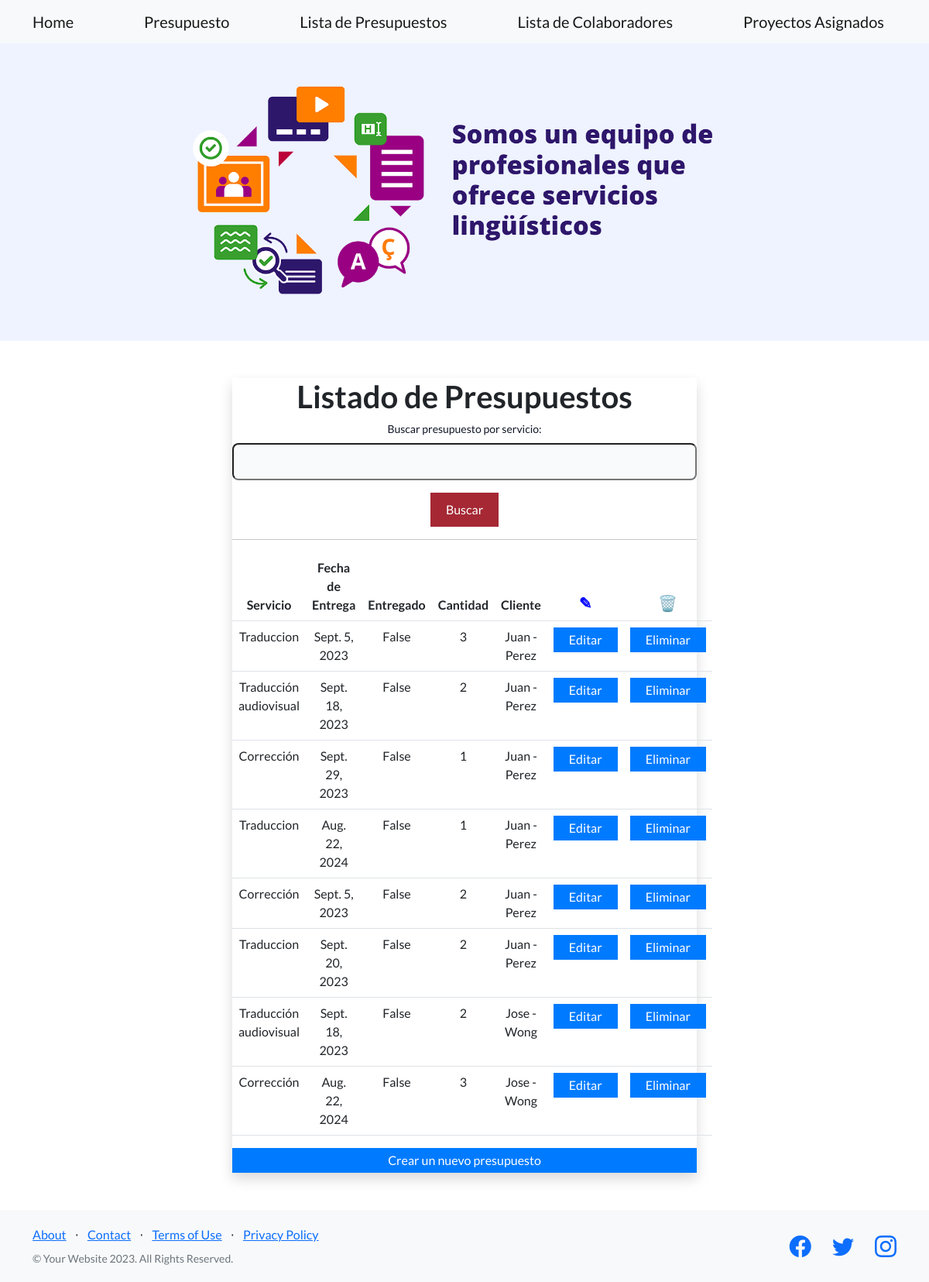
Page /app/presupuestos/ on the earlier database version.
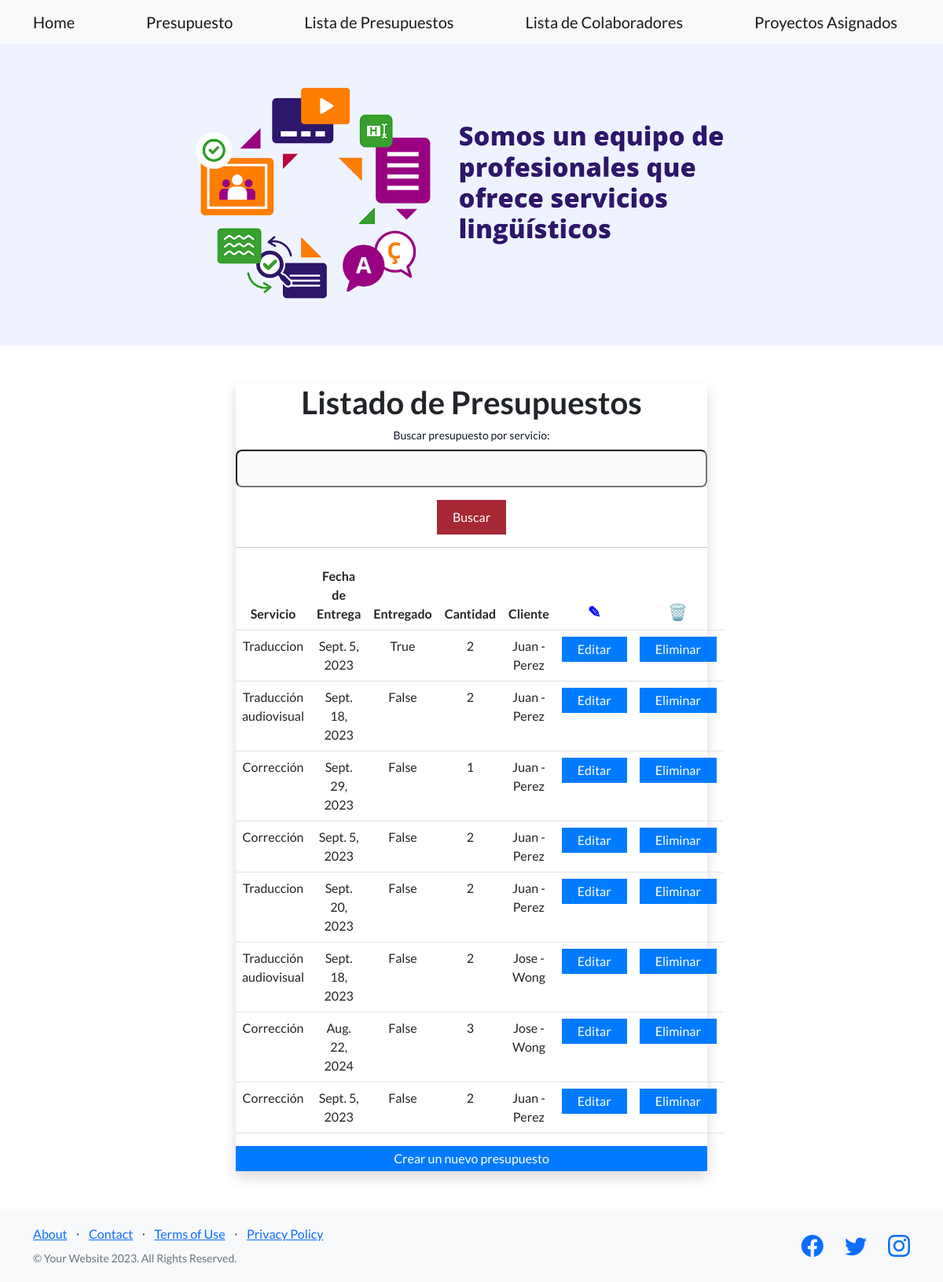
Same page on the later database version.
### app/models.py (models this page shows, shortened)
class Presupuesto(models.Model):
    servicio = models.CharField(max_length=40)
    fechaDeEntrega = models.DateField()
    entregado = models.BooleanField()
    cantidad = models.IntegerField()
    cliente = models.ForeignKey(Cliente, on_delete=models.CASCADE)

class Cliente(models.Model):
    nombre = models.CharField(max_length=40)
    apellido = models.CharField(max_length=40)
    email = models.EmailField()
    def __str__(self):
        return f"{self.nombre} - {self.apellido}"

### app/views.py (the view, shortened to what this page needs)
# urls.py: path("presupuestos/", listar_presupuestos, name="ListarPresupuestos"),
def listar_presupuestos(req):
    form = BusquedaPresupuestoForm()
    presupuestos = Presupuesto.objects.all()
    return render(
        req, "listar_presupuestos.html", {"presupuestos": presupuestos, "form": form}
    )

### app/forms.py
class BusquedaPresupuestoForm(forms.Form):
    consulta = forms.CharField(label="Buscar presupuesto por servicio", max_length=100)

### app/templates/listar_presupuestos.html (shortened to what this page needs)
{% extends 'home.html' %} {% block contenidoQueCambia %}
<!DOCTYPE html>
<html lang="es">
  <head>
  </head>
  <body>
    <section class="bg-gray-50 dark:bg-gray-900 py-5 flex">
      <div
        class="flex flex-col items-center justify-center px-6 py-8 mx-auto md:h-screen lg:py-0"
        style="width: 50%"
      >
        <div
          class="w-full bg-white rounded-lg shadow dark:border md:mt-0 sm:max-w-md xl:p-0 dark:bg-gray-800 dark:border-gray-700"
        >
          <div class="p-6 space-y-4 md:space-y-6 sm:p-8">
            <h1
              class="text-xl font-bold leading-tight tracking-tight text-gray-900 md:text-2xl dark:text-white text-center"
            >
              Listado de Presupuestos
            </h1>
            <form method="post" class="text-center">
              {% csrf_token %} {{ form.as_p }}
              <button type="submit">Buscar</button>
            </form>
            <hr />
            <table class="table text-center">
              <thead>
                <tr>
                  <th>Servicio</th>
                  <th>Fecha de Entrega</th>
                  <th>Entregado</th>
                  <th>Cantidad</th>
                  <th>Cliente</th>
                  <th class="editar">
                    <span class="editar-icon">&#9998;</span>
                  </th>
                  <th class="eliminar">
                    <span class="eliminar-icon">&#128465;</span>
                  </th>
                </tr>
              </thead>
              <tbody>
                {% for presupuesto in presupuestos %}
                <tr>
                  <td>{{ presupuesto.servicio }}</td>
                  <td>{{ presupuesto.fechaDeEntrega }}</td>
                  <td>{{ presupuesto.entregado }}</td>
                  <td>{{ presupuesto.cantidad }}</td>
                  <td>{{ presupuesto.cliente }}</td>
                  <td>
                    <a href="{% url 'ModificarPresupuesto' presupuesto.id %}"
                      >Editar</a
                    >
                  </td>
                  <td>
                    <a href="{% url 'EliminarPresupuesto' presupuesto.id %}"
                      >Eliminar</a
                    >
                  </td>
                </tr>
                {% endfor %}
              </tbody>
            </table>
            <a
              style="display: flex; justify-content: center"
              href="{% url 'PresupuestoFormulario' %}"
              >Crear un nuevo presupuesto</a
            >
          </div>
        </div>
      </div>
    </section>
  </body>
</html>
{% endblock contenidoQueCambia %}

Differences in the rows shown:
removed Presupuesto: servicio "Traduccion", fechaDeEntrega "Aug. 22, 2024", entregado "False", cantidad "1", cliente "Juan - Perez"
changed Presupuesto: entregado "False" → "True"; cantidad "3" → "2"
added Presupuesto: servicio "Corrección", fechaDeEntrega "Sept. 5, 2023", entregado "False", cantidad "2", cliente "Juan - Perez"
